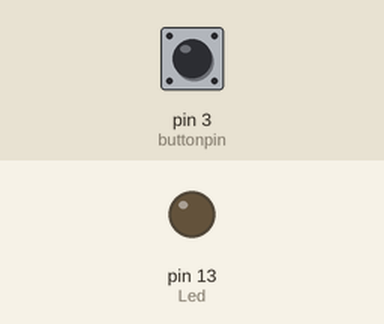
The sketch below on a simulated Arduino Uno, built with avr-gcc and run on an emulated ATmega328P. Shown: output pins drawn as LEDs (lit = HIGH). The test bench sets the inputs (shaded band); at power-on: pin 3 (buttonpin) LOW.

Above: at 1.2 s.
1.3 s: pin 3 (buttonpin) pulled HIGH for 0.15 s
At 1.37 s:
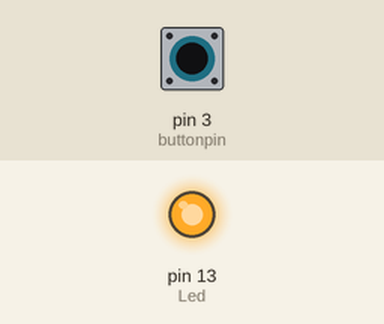
2.9 s: pin 3 (buttonpin) pulled HIGH for 3.2 s
At 6.9 s:
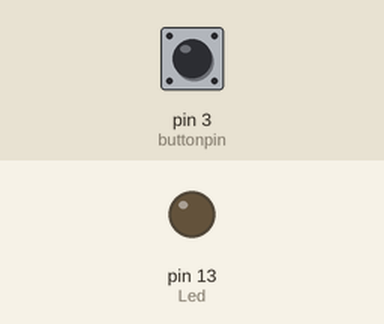
Timing chart, 0 to 8.4 s (numbered marks = the images above; inputs shaded):
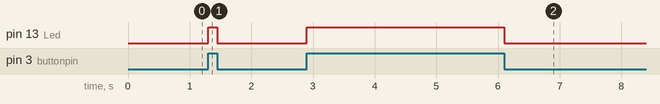

Measured:
- after the input at 1.3 s, pin 13 (Led): LOW → HIGH at once, → LOW 0.15 s later
- after the input at 2.9 s, pin 13 (Led): LOW → HIGH at once, → LOW 3.2 s later

The sketch:

ARD_26b.ino
```cpp
/*
 * CARTROTECH  (www.cartrotech.wordpress.com)
 *
 * Projecte nº: ARD026b
 * Data: 19/01/2022
 * Descripcio: Us de la eixida digital del sensor tactil
 * Nota:
 *
 */

int Led=13;//pin per al LED
int buttonpin=3; //eixida DO del sensor
int DOval;//variable digital
void  setup()
{
pinMode(Led,OUTPUT);//define LED as a output port
pinMode(buttonpin,INPUT);//define switch as a output port
}
void  loop()

{ DOval=digitalRead(buttonpin);//read the value of the digital interface 3 assigned to val
if(DOval==HIGH)//when the switch sensor have signal, LED blink
{
digitalWrite(Led,HIGH);
}
else
{
digitalWrite(Led,LOW);
}
}
```
